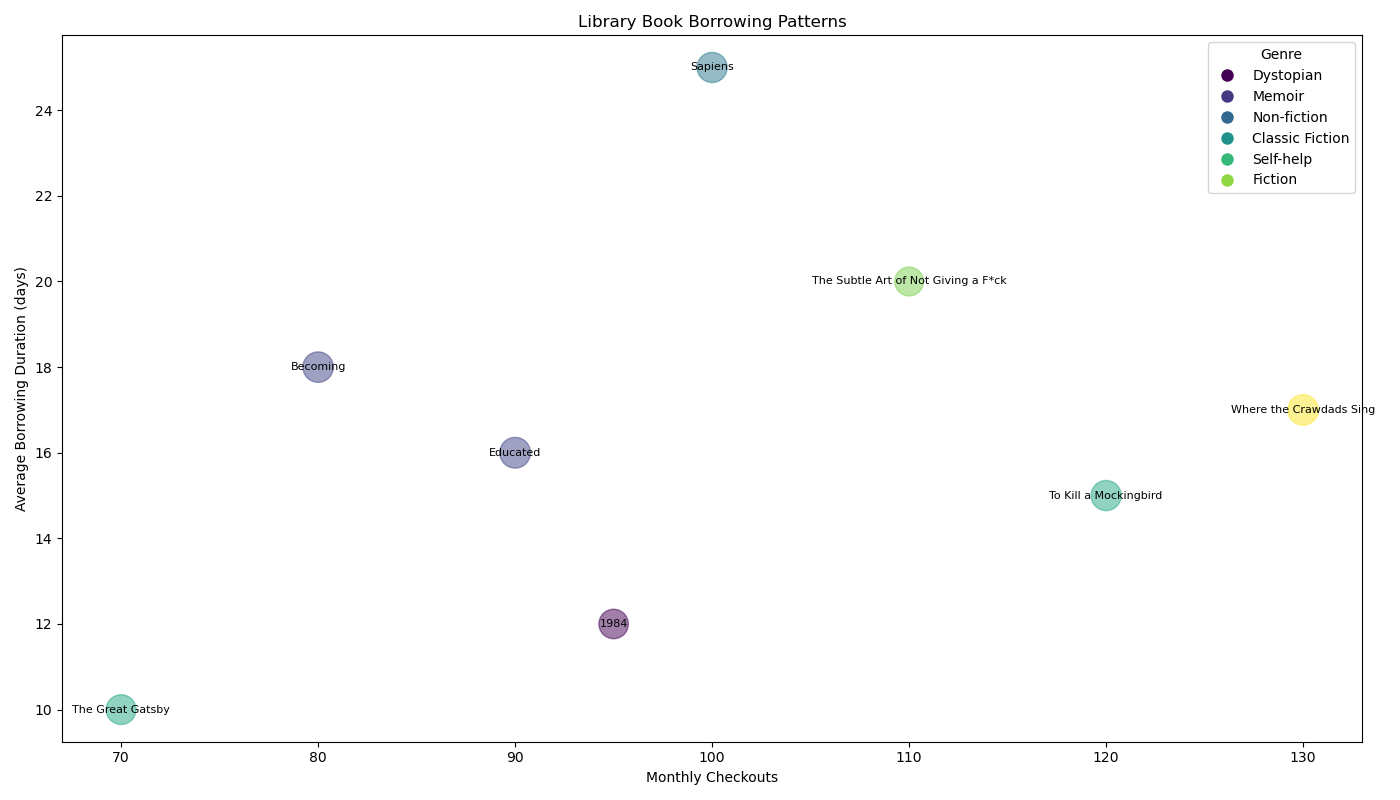

Write the Python code that produced this figure.

import matplotlib.pyplot as plt

# Your provided dataset
books = [
    {'Title': 'To Kill a Mockingbird', 'Author': 'Harper Lee', 'Genre': 'Classic Fiction', 'Monthly Checkouts': 120, 'Average Borrowing Duration (days)': 15, 'Reader Satisfaction (1-5)': 4.7},
    {'Title': '1984', 'Author': 'George Orwell', 'Genre': 'Dystopian', 'Monthly Checkouts': 95, 'Average Borrowing Duration (days)': 12, 'Reader Satisfaction (1-5)': 4.5},
    {'Title': 'The Great Gatsby', 'Author': 'F. Scott Fitzgerald', 'Genre': 'Classic Fiction', 'Monthly Checkouts': 70, 'Average Borrowing Duration (days)': 10, 'Reader Satisfaction (1-5)': 4.6},
    {'Title': 'Becoming', 'Author': 'Michelle Obama', 'Genre': 'Memoir', 'Monthly Checkouts': 80, 'Average Borrowing Duration (days)': 18, 'Reader Satisfaction (1-5)': 4.8},
    {'Title': 'Educated', 'Author': 'Tara Westover', 'Genre': 'Memoir', 'Monthly Checkouts': 90, 'Average Borrowing Duration (days)': 16, 'Reader Satisfaction (1-5)': 4.9},
    {'Title': 'The Subtle Art of Not Giving a F*ck', 'Author': 'Mark Manson', 'Genre': 'Self-help', 'Monthly Checkouts': 110, 'Average Borrowing Duration (days)': 20, 'Reader Satisfaction (1-5)': 4.3},
    {'Title': 'Sapiens', 'Author': 'Yuval Noah Harari', 'Genre': 'Non-fiction', 'Monthly Checkouts': 100, 'Average Borrowing Duration (days)': 25, 'Reader Satisfaction (1-5)': 4.7},
    {'Title': 'Where the Crawdads Sing', 'Author': 'Delia Owens', 'Genre': 'Fiction', 'Monthly Checkouts': 130, 'Average Borrowing Duration (days)': 17, 'Reader Satisfaction (1-5)': 4.8}
]

# Bubble chart parameters
x = [book['Monthly Checkouts'] for book in books]  # x-axis data
y = [book['Average Borrowing Duration (days)'] for book in books]  # y-axis data
sizes = [book['Reader Satisfaction (1-5)'] * 100 for book in books]  # Bubble sizes
colors = [book['Genre'] for book in books]  # Bubble colors

# Convert genres to unique numbers for color mapping
unique_genres = list(set(colors))
color_map = {genre: i for i, genre in enumerate(unique_genres)}
bubble_colors = [color_map[genre] for genre in colors]

# Create the plot
plt.figure(figsize=(14, 8))
bubble = plt.scatter(x, y, s=sizes, c=bubble_colors, alpha=0.5)

# Create a legend for genres
legend_labels = {i: genre for genre, i in color_map.items()}
handles = [plt.Line2D([0], [0], marker='o', color='w', label=genre, 
             markerfacecolor=plt.cm.viridis(color_map[genre]/len(unique_genres)), markersize=10) 
             for genre in unique_genres]
plt.legend(handles=handles, title="Genre")

# Title and labels
plt.title('Library Book Borrowing Patterns')
plt.xlabel('Monthly Checkouts')
plt.ylabel('Average Borrowing Duration (days)')

# Adding titles to the bubbles (optional)
for i, book in enumerate(books):
    plt.text(x[i], y[i], book['Title'], ha='center', va='center', fontsize=8)

# Show plot
plt.tight_layout()
plt.show()
